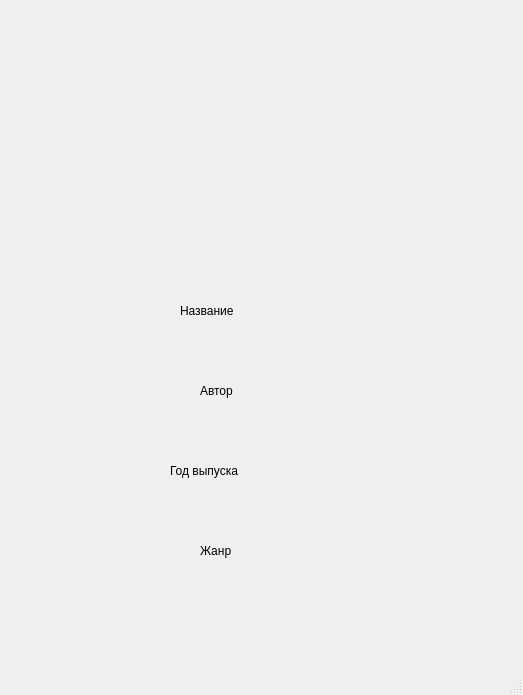
<?xml version="1.0" encoding="UTF-8"?>
<ui version="4.0">
 <class>MainWindow</class>
 <widget class="QMainWindow" name="MainWindow">
  <property name="geometry">
   <rect>
    <x>0</x>
    <y>0</y>
    <width>523</width>
    <height>695</height>
   </rect>
  </property>
  <property name="windowTitle">
   <string>MainWindow</string>
  </property>
  <widget class="QWidget" name="centralwidget">
   <widget class="QLabel" name="pic">
    <property name="geometry">
     <rect>
      <x>100</x>
      <y>20</y>
      <width>291</width>
      <height>251</height>
     </rect>
    </property>
    <property name="text">
     <string/>
    </property>
   </widget>
   <widget class="QLabel" name="label">
    <property name="geometry">
     <rect>
      <x>180</x>
      <y>290</y>
      <width>141</width>
      <height>41</height>
     </rect>
    </property>
    <property name="whatsThis">
     <string>&lt;html&gt;&lt;head/&gt;&lt;body&gt;&lt;p align=&quot;center&quot;&gt;&lt;span style=&quot; font-size:16pt;&quot;&gt;Название&lt;/span&gt;&lt;/p&gt;&lt;/body&gt;&lt;/html&gt;</string>
    </property>
    <property name="styleSheet">
     <string notr="true">font: 16pt &quot;MS Shell Dlg 2&quot;;</string>
    </property>
    <property name="text">
     <string>Название</string>
    </property>
   </widget>
   <widget class="QLabel" name="name">
    <property name="geometry">
     <rect>
      <x>110</x>
      <y>340</y>
      <width>261</width>
      <height>21</height>
     </rect>
    </property>
    <property name="styleSheet">
     <string notr="true">font: 12pt &quot;MS Shell Dlg 2&quot;;</string>
    </property>
    <property name="text">
     <string/>
    </property>
   </widget>
   <widget class="QLabel" name="label_2">
    <property name="geometry">
     <rect>
      <x>200</x>
      <y>370</y>
      <width>141</width>
      <height>41</height>
     </rect>
    </property>
    <property name="whatsThis">
     <string>&lt;html&gt;&lt;head/&gt;&lt;body&gt;&lt;p align=&quot;center&quot;&gt;&lt;span style=&quot; font-size:16pt;&quot;&gt;Название&lt;/span&gt;&lt;/p&gt;&lt;/body&gt;&lt;/html&gt;</string>
    </property>
    <property name="styleSheet">
     <string notr="true">font: 16pt &quot;MS Shell Dlg 2&quot;;</string>
    </property>
    <property name="text">
     <string>Автор</string>
    </property>
   </widget>
   <widget class="QLabel" name="author">
    <property name="geometry">
     <rect>
      <x>110</x>
      <y>420</y>
      <width>261</width>
      <height>21</height>
     </rect>
    </property>
    <property name="styleSheet">
     <string notr="true">font: 12pt &quot;MS Shell Dlg 2&quot;;</string>
    </property>
    <property name="text">
     <string/>
    </property>
   </widget>
   <widget class="QLabel" name="label_3">
    <property name="geometry">
     <rect>
      <x>170</x>
      <y>450</y>
      <width>201</width>
      <height>41</height>
     </rect>
    </property>
    <property name="whatsThis">
     <string>&lt;html&gt;&lt;head/&gt;&lt;body&gt;&lt;p align=&quot;center&quot;&gt;&lt;span style=&quot; font-size:16pt;&quot;&gt;Название&lt;/span&gt;&lt;/p&gt;&lt;/body&gt;&lt;/html&gt;</string>
    </property>
    <property name="styleSheet">
     <string notr="true">font: 16pt &quot;MS Shell Dlg 2&quot;;</string>
    </property>
    <property name="text">
     <string>Год выпуска</string>
    </property>
   </widget>
   <widget class="QLabel" name="year">
    <property name="geometry">
     <rect>
      <x>110</x>
      <y>500</y>
      <width>261</width>
      <height>21</height>
     </rect>
    </property>
    <property name="styleSheet">
     <string notr="true">font: 12pt &quot;MS Shell Dlg 2&quot;;</string>
    </property>
    <property name="text">
     <string/>
    </property>
   </widget>
   <widget class="QLabel" name="label_4">
    <property name="geometry">
     <rect>
      <x>200</x>
      <y>530</y>
      <width>141</width>
      <height>41</height>
     </rect>
    </property>
    <property name="whatsThis">
     <string>&lt;html&gt;&lt;head/&gt;&lt;body&gt;&lt;p align=&quot;center&quot;&gt;&lt;span style=&quot; font-size:16pt;&quot;&gt;Название&lt;/span&gt;&lt;/p&gt;&lt;/body&gt;&lt;/html&gt;</string>
    </property>
    <property name="styleSheet">
     <string notr="true">font: 16pt &quot;MS Shell Dlg 2&quot;;</string>
    </property>
    <property name="text">
     <string>Жанр</string>
    </property>
   </widget>
   <widget class="QLabel" name="genre">
    <property name="geometry">
     <rect>
      <x>110</x>
      <y>580</y>
      <width>261</width>
      <height>21</height>
     </rect>
    </property>
    <property name="styleSheet">
     <string notr="true">font: 12pt &quot;MS Shell Dlg 2&quot;;</string>
    </property>
    <property name="text">
     <string/>
    </property>
   </widget>
  </widget>
  <widget class="QMenuBar" name="menubar">
   <property name="geometry">
    <rect>
     <x>0</x>
     <y>0</y>
     <width>523</width>
     <height>26</height>
    </rect>
   </property>
  </widget>
  <widget class="QStatusBar" name="statusbar"/>
 </widget>
 <resources/>
 <connections/>
</ui>
